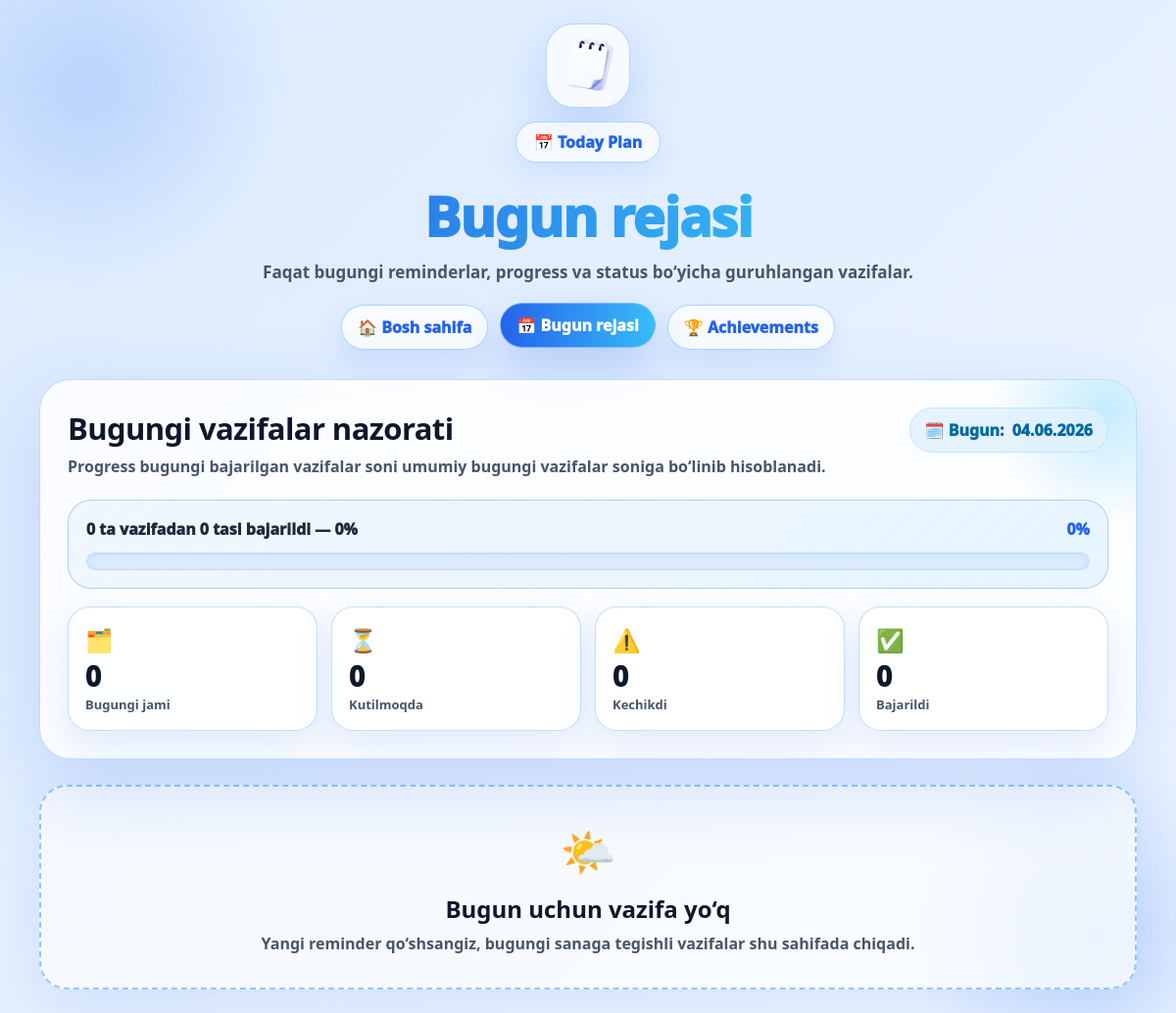
/today-plan/, run on an earlier commit of the app's database.
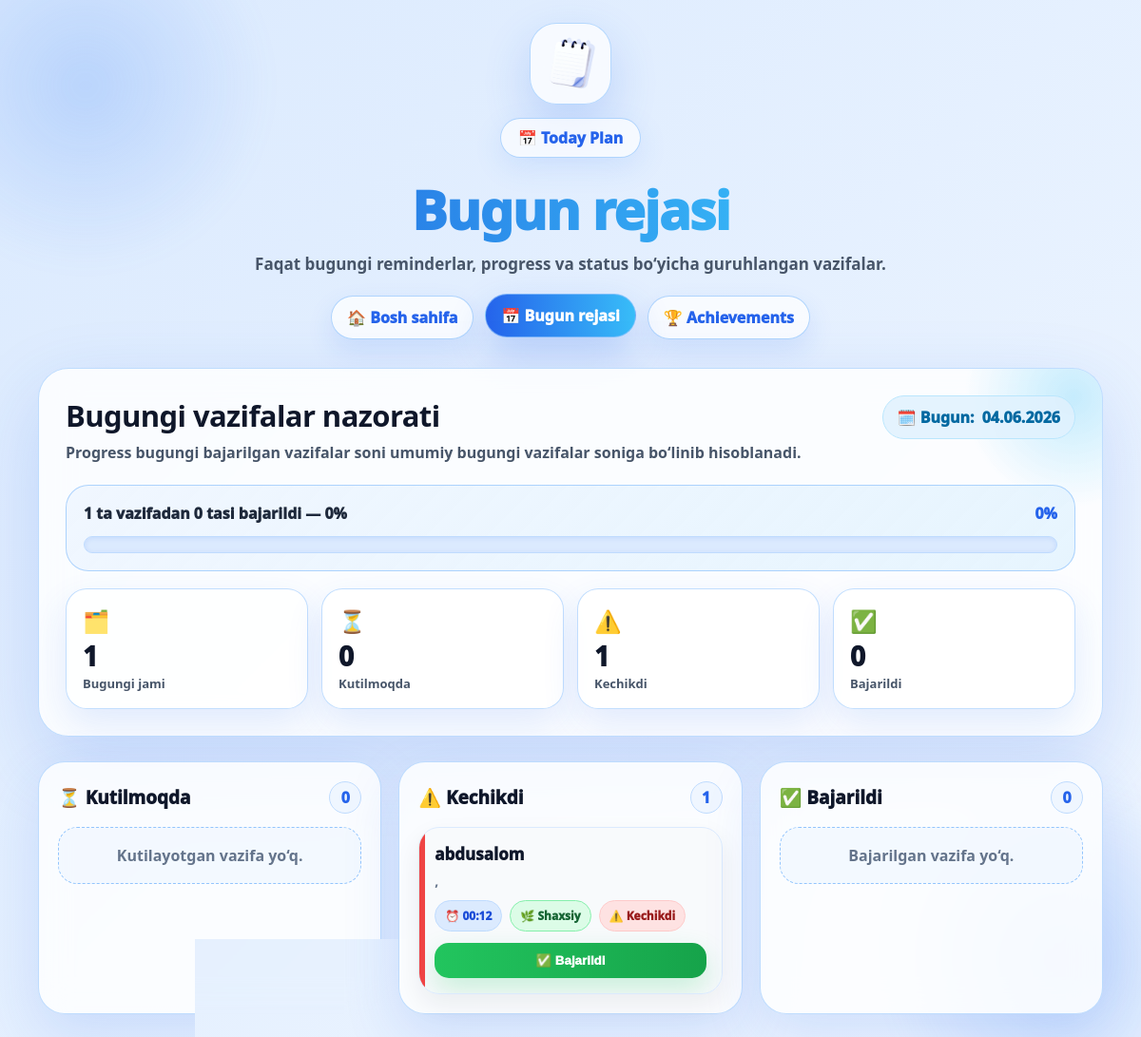
And on a later commit of the database.
### app/models.py (models this page shows, shortened)
class Note(models.Model):
    PRIORITY_CHOICES = [
        ('shoshilinch', 'Shoshilinch'),
        ('muhim', 'Muhim'),
        ('oddiy', 'Oddiy'),
        ('keyinroq', 'Keyinroq'),
    ]
    CATEGORY_CHOICES = [
        ('oqish', "O‘qish"),
        ('ish', 'Ish'),
        ('shaxsiy', 'Shaxsiy'),
        ('sport', 'Sport'),
        ('oilaviy', 'Oilaviy'),
        ('muhim', 'Muhim'),
    ]
    CATEGORY_META = {
        'oqish': {
            'label': "O‘qish",
            'icon': '📘',
            'color': 'blue',
            'class': 'category-oqish',
        },
        'ish': {
            'label': 'Ish',
            'icon': '💼',
            'color': 'purple',
            'class': 'category-ish',
        },
        'shaxsiy': {
            'label': 'Shaxsiy',
            'icon': '🌿',
            'color': 'green',
            'class': 'category-shaxsiy',
        },
        'sport': {
            'label': 'Sport',
            'icon': '🏃',
            'color': 'emerald',
            'class': 'category-sport',
        },
        'oilaviy': {
            'label': 'Oilaviy',
            'icon': '👨‍👩‍👧',
            'color': 'pink',
            'class': 'category-oilaviy',
        },
        'muhim': {
            'label': 'Muhim',
            'icon': '🔥',
            'color': 'red',
            'class': 'category-muhim',
        },
    }
    REPEAT_TYPE_CHOICES = [
        ('none', 'Takrorlanmaydi'),
        ('daily', 'Har kuni'),
        ('weekly', 'Har hafta'),
        ('monthly', 'Har oy'),
        ('mon_fri', 'Dushanba/Juma kunlari'),
        ('custom_days', 'Custom: har N kunda'),
        ('custom_weeks', 'Custom: har N haftada'),
    ]
    SNOOZE_CHOICES = [
        ('5m', '5 daqiqadan keyin'),
        ('15m', '15 daqiqadan keyin'),
        ('1h', '1 soatdan keyin'),
        ('evening', 'Bugun kechqurun'),
    ]
    text = models.TextField()
    description = models.TextField(blank=True, null=True)
    remind_at = models.DateTimeField()
    sent = models.BooleanField(default=False)
    created_at = models.DateTimeField(auto_now_add=True)
    priority = models.CharField(
        max_length=20,
        choices=PRIORITY_CHOICES,
        default='oddiy'
    )
    category = models.CharField(
        max_length=30,
        choices=CATEGORY_CHOICES,
        default='shaxsiy'
    )
    repeat_type = models.CharField(
        max_length=20,
        choices=REPEAT_TYPE_CHOICES,
        default='none'
    )
    repeat_interval = models.PositiveIntegerField(default=1)
    next_reminder_date = models.DateTimeField(blank=True, null=True)
    snoozed_count = models.PositiveIntegerField(default=0, db_column='snoozedCount')
    last_snoozed_at = models.DateTimeField(blank=True, null=True, db_column='lastSnoozedAt')
    completed = models.BooleanField(default=False)
    completed_at = models.DateTimeField(blank=True, null=True, db_column='completedAt')
    @property
    def category_meta(self):
        return self.CATEGORY_META.get(self.category, self.CATEGORY_META['shaxsiy'])
    @property
    def category_icon(self):
        return self.category_meta['icon']
    @property
    def category_class(self):
        return self.category_meta['class']
    @property
    def category_color(self):
        return self.category_meta['color']
    @property
    def is_overdue(self):
        return (not self.completed) and self.remind_at and self.remind_at < timezone.now()
    @property
    def status_value(self):
        if self.completed:
            return 'completed'
        if self.is_overdue:
            return 'overdue'
        if self.sent:
            return 'sent'
        return 'pending'
    @property
    def status_label(self):
        status_labels = {
            'completed': 'Bajarildi',
            'overdue': 'Kechikkan',
            'sent': 'Yuborilgan',
            'pending': 'Kutilmoqda',
        }
        return status_labels.get(self.status_value, 'Kutilmoqda')
    @property
    def snoozedCount(self):
        return self.snoozed_count
    @property
    def lastSnoozedAt(self):
        return self.last_snoozed_at
    @property
    def completedAt(self):
        return self.completed_at
    def get_repeat_label(self):
        if self.repeat_type == 'custom_days':
            return f'Har {self.repeat_interval} kunda'
        if self.repeat_type == 'custom_weeks':
            return f'Har {self.repeat_interval} haftada'
        return self.get_repeat_type_display()

### app/views.py (the view)
# urls.py: path('today-plan/', today_plan, name='today_plan'),
def today_plan(request):
    return render(request, 'today_plan.html', {
        'today_plan': build_today_plan_data(),
        'snooze_choices': Note.SNOOZE_CHOICES,
    })

### app/views.py (called while the page is built)
def get_today_bounds():
    local_now = timezone.localtime(timezone.now())
    today_start = local_now.replace(hour=0, minute=0, second=0, microsecond=0)
    tomorrow_start = today_start + timedelta(days=1)
    return today_start, tomorrow_start

### app/templates/today_plan.html (shortened to what the changed rows need)
{% load static %}
<!DOCTYPE html>
<html lang="uz">
<head>
</head>
<body>
<div class="container">
    <div class="header">
        <h1>Bugun rejasi</h1>
    </div>
    <section class="plan-hero">
        <div class="plan-top">
            <div class="plan-title">
                <h2>Bugungi vazifalar nazorati</h2>
            </div>
        </div>
        <div class="progress-wrap">
            <div class="progress-info">
                <span class="js-progress-text">{{ today_plan.progress_text }}</span>
                <span><span class="js-progress-percent">{{ today_plan.progress_percent }}</span>%</span>
            </div>
        </div>
        <div class="plan-stats">
            <div class="mini-stat">
                <div class="mini-stat-icon">🗂️</div>
                <div class="mini-stat-number js-total-count">{{ today_plan.total_count }}</div>
                <div class="mini-stat-label">Bugungi jami</div>
            </div>
            <div class="mini-stat">
                <div class="mini-stat-icon">⚠️</div>
                <div class="mini-stat-number js-overdue-count">{{ today_plan.overdue_count }}</div>
                <div class="mini-stat-label">Kechikdi</div>
            </div>
        </div>
    </section>
    <main id="todayPlanContent">
        {% if today_plan.is_empty %}
            <div class="empty-state js-today-empty">
                <div class="empty-icon">🌤️</div>
                <h3>Bugun uchun vazifa yo‘q</h3>
                <p>Yangi reminder qo‘shsangiz, bugungi sanaga tegishli vazifalar shu sahifada chiqadi.</p>
            </div>
        {% else %}
            <div class="groups-grid js-groups-grid">
                <section class="group-card" data-group="pending">
                    <div class="group-head">
                        <div class="group-title">⏳ Kutilmoqda</div>
                        <div class="group-count js-group-count-pending">{{ today_plan.pending_count }}</div>
                    </div>
                    <div class="task-list js-group-list-pending">
                        {% for note in today_plan.groups.pending %}
                            <article class="task-card pending" data-note-id="{{ note.id }}">
                                <h3 class="task-title">{{ note.text }}</h3>
                                <p class="task-desc">{% if note.description %}{{ note.description }}{% else %}Izoh qo‘shilmagan{% endif %}</p>
                                <div class="task-meta">
                                    <span class="badge badge-time">⏰ {{ note.remind_at|date:"H:i" }}</span>
                                    <span class="badge badge-category {{ note.category_class }}">{{ note.category_icon }} {{ note.get_category_display }}</span>
                                    <span class="badge badge-status status-pending">⏳ Kutilmoqda</span>
                                </div>
                                <div class="task-actions">
                                    <button type="button" class="complete-btn js-complete-toggle" data-note-id="{{ note.id }}" data-completed="false">✅ Bajarildi</button>
                                </div>
                            </article>
                        {% empty %}
                            <div class="group-empty">Kutilayotgan vazifa yo‘q.</div>
                        {% endfor %}
                    </div>
                </section>
                <section class="group-card" data-group="overdue">
                    <div class="group-head">
                        <div class="group-title">⚠️ Kechikdi</div>
                        <div class="group-count js-group-count-overdue">{{ today_plan.overdue_count }}</div>
                    </div>
                    <div class="task-list js-group-list-overdue">
                        {% for note in today_plan.groups.overdue %}
                            <article class="task-card overdue" data-note-id="{{ note.id }}">
                                <h3 class="task-title">{{ note.text }}</h3>
                                <p class="task-desc">{% if note.description %}{{ note.description }}{% else %}Izoh qo‘shilmagan{% endif %}</p>
                                <div class="task-meta">
                                    <span class="badge badge-time">⏰ {{ note.remind_at|date:"H:i" }}</span>
                                    <span class="badge badge-category {{ note.category_class }}">{{ note.category_icon }} {{ note.get_category_display }}</span>
                                    <span class="badge badge-status status-overdue">⚠️ Kechikdi</span>
                                </div>
                                <div class="task-actions">
                                    <button type="button" class="complete-btn js-complete-toggle" data-note-id="{{ note.id }}" data-completed="false">✅ Bajarildi</button>
                                </div>
                            </article>
                        {% empty %}
                            <div class="group-empty">Kechikkan vazifa yo‘q.</div>
                        {% endfor %}
                    </div>
                </section>
                <section class="group-card" data-group="completed">
                    <div class="group-head">
                        <div class="group-title">✅ Bajarildi</div>
                        <div class="group-count js-group-count-completed">{{ today_plan.completed_count }}</div>
                    </div>
                    <div class="task-list js-group-list-completed">
                        {% for note in today_plan.groups.completed %}
                            <article class="task-card completed" data-note-id="{{ note.id }}">
                                <h3 class="task-title">{{ note.text }}</h3>
                                <p class="task-desc">{% if note.description %}{{ note.description }}{% else %}Izoh qo‘shilmagan{% endif %}</p>
                                <div class="task-meta">
                                    <span class="badge badge-time">⏰ {{ note.remind_at|date:"H:i" }}</span>
                                    <span class="badge badge-category {{ note.category_class }}">{{ note.category_icon }} {{ note.get_category_display }}</span>
                                    <span class="badge badge-status status-completed">✅ Bajarildi</span>
                                </div>
                                <div class="task-actions">
                                    <button type="button" class="complete-btn pending-mode js-complete-toggle" data-note-id="{{ note.id }}" data-completed="true">↩️ Kutilmoqda</button>
                                </div>
                            </article>
                        {% empty %}
                            <div class="group-empty">Bajarilgan vazifa yo‘q.</div>
                        {% endfor %}
                    </div>
                </section>
            </div>
        {% endif %}
    </main>
</div>
</body>
</html>

What changed in the data, as far as the page shows it:
added Note: text "abdusalom", description ",", remind_at "00:12", category_icon "🌿", category "Shaxsiy"
Also different on the page:
{{ today_plan.progress_text }}: "0 ta vazifadan 0 tasi bajarildi — 0%" → "1 ta vazifadan 0 tasi bajarildi — 0%"
{{ today_plan.total_count }}: "0" → "1"
{{ today_plan.overdue_count }}: "0" → "1"
{{ today_plan.pending_count }}: (not shown) → "0"
{{ today_plan.overdue_count }}: (not shown) → "1"
{{ today_plan.completed_count }}: (not shown) → "0"
text no longer shown: "🌤️ Bugun uchun vazifa yo‘q Yangi reminder qo‘shsangiz, bugungi sanaga tegishli vazifalar shu sahifada chiqadi."
text now shown: "⏳ Kutilmoqda Kutilayotgan vazifa yo‘q. ⚠️ Kechikdi ✅ Bajarildi Bajarilgan vazifa yo‘q."
